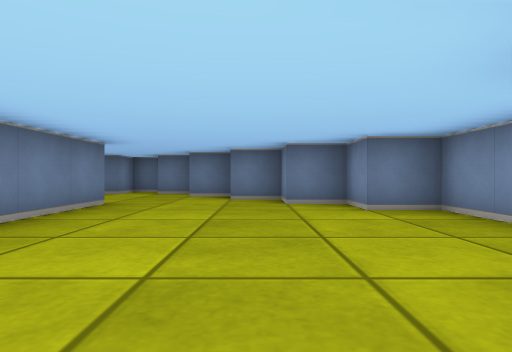
View 1 (above)

15 first-person views from a walk through a cub3D level. The camera is about half as high as the walls, looks level and sees 75° across. The floor is counted in squares. Each view is taken from the middle of a square. On the plan, view 1 faces up. The plan holds only what a view shows up to about 9 squares ahead; the rest is blank.

View 2
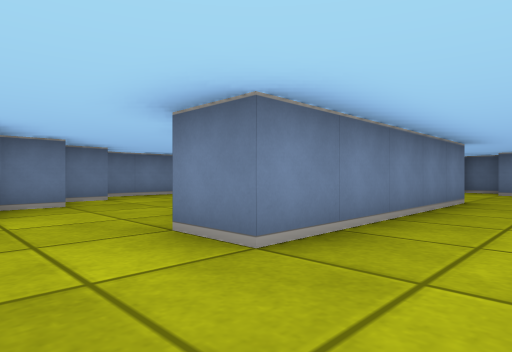

View 3
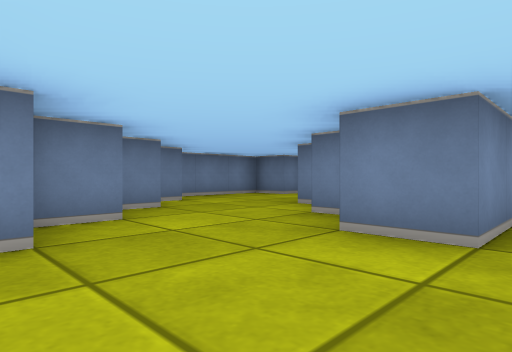

View 4
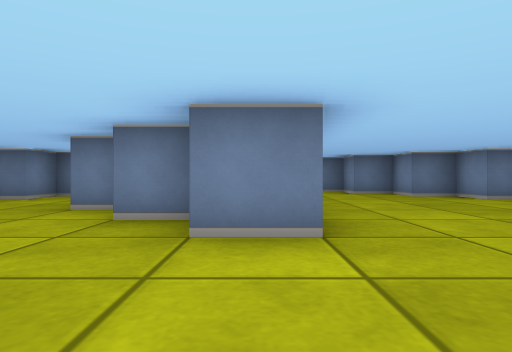

View 5
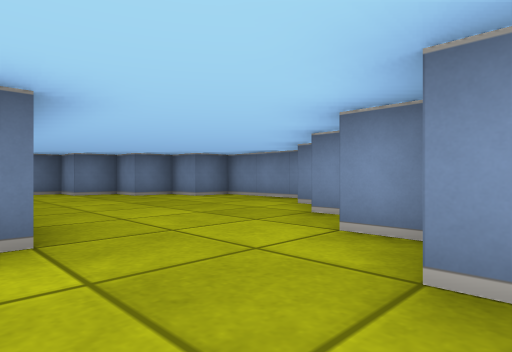

View 6
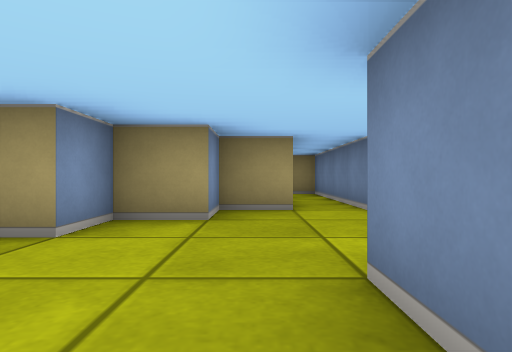

View 7
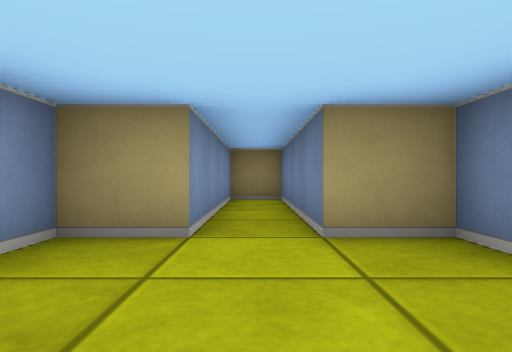

View 8
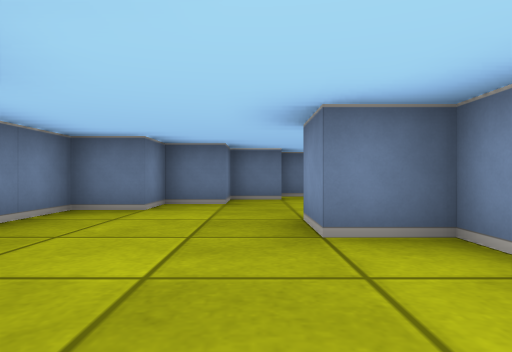

View 9
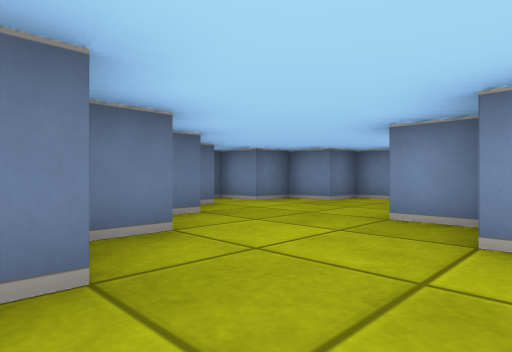

View 10
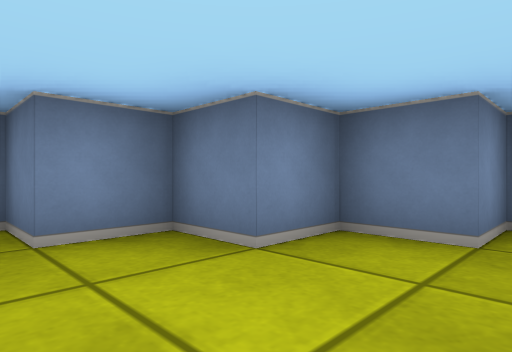

View 11
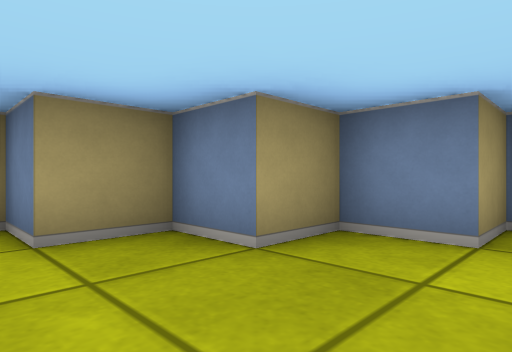

View 12
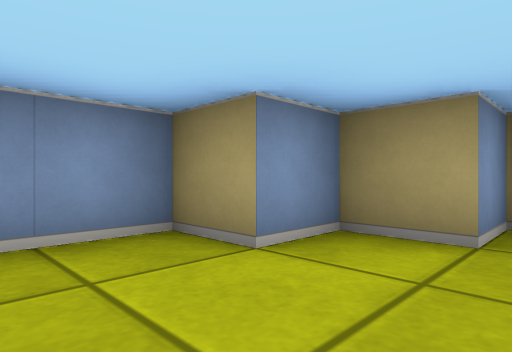

View 13
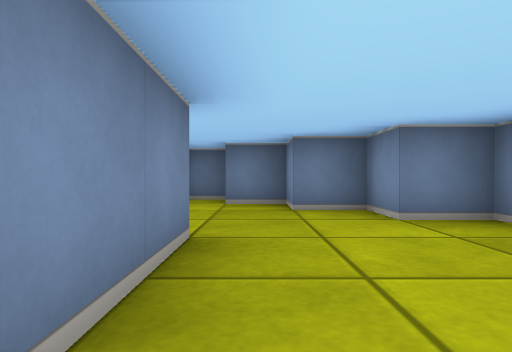

View 14
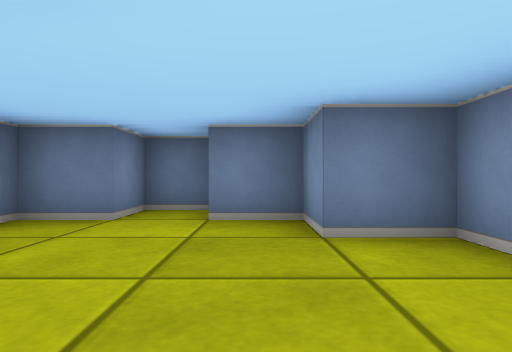

View 15
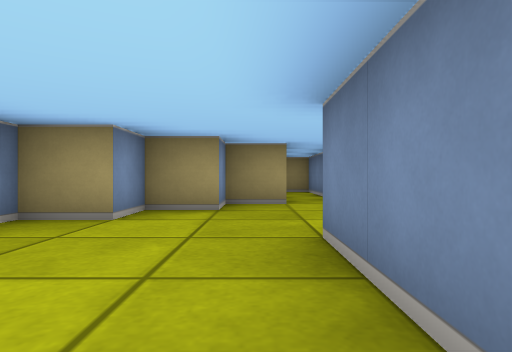

### Floor plan
Points are (right, up) in squares from view 1. A wall is a line through its corners. A room is listed if a view was taken in it or the views show most of it. See-through windows are left out.
Room 1 (views 1, 2, 3, 4, 5, 6, 7, 8, 9, 10, 11, 12, 13, 14, 15)
walls: (-3.6, 1.5) (-4.5, 1.5); (-3.5, 4.6) (-3.5, 5.5); (-2.5, 5.5) (-2.5, 0.5) (-3.5, 0.5); (-4.5, 1.9) (-4.5, 2.5) (-5.5, 2.5) (-5.5, 3.5); (-4.5, -1.5) (-4.5, -2.5) (-3.5, -2.5) (-3.5, -6.5) (-2.5, -6.5) (-2.5, -2.5) (-1.5, -2.5) (-1.5, -1.5) (-0.5, -1.5) (-0.5, -0.5) (0.5, -0.5) (0.5, 0.5) (1.5, 0.5) (1.5, 1.5) (2.5, 1.5) (2.5, 4.5) (1.5, 4.5) (1.5, 5.5) (0.5, 5.5) (0.5, 6.5) (-0.5, 6.5) (-0.5, 7.5) (-1.5, 7.5) (-1.5, 8.5) (-2.5, 8.5) (-2.5, 9.5) (-3.5, 9.5) (-3.5, 8.5) (-4.5, 8.5) (-4.5, 7.5) (-5.5, 7.5) (-5.5, 6.5) (-6.5, 6.5) (-6.5, 5.5) (-7.5, 5.5) (-7.5, 4.5) (-8.5, 4.5) (-8.5, 1.5) (-7.5, 1.5) (-7.5, 0.5) (-6.5, 0.5) (-6.5, -0.5) (-5.5, -0.5) (-5.5, -1.5)

Positions as (right, up) in squares from view 1, and headings:
1: (0, 0), facing up
2: (-1, -1), facing up-left
3: (-2, -2), facing up-left
4: (-3, -2), facing up
5: (-3, -2), facing up-right
6: (-2, 2), facing down
7: (-3, 0), facing down
8: (-6, 0), facing up
9: (-7, 4), facing up-right
10: (-4, 5), facing up-left
11: (-5, 2), facing down-left
12: (0, 3), facing down-right
13: (-2, 3), facing up
14: (-2, 5), facing up
15: (-2, 3), facing down
